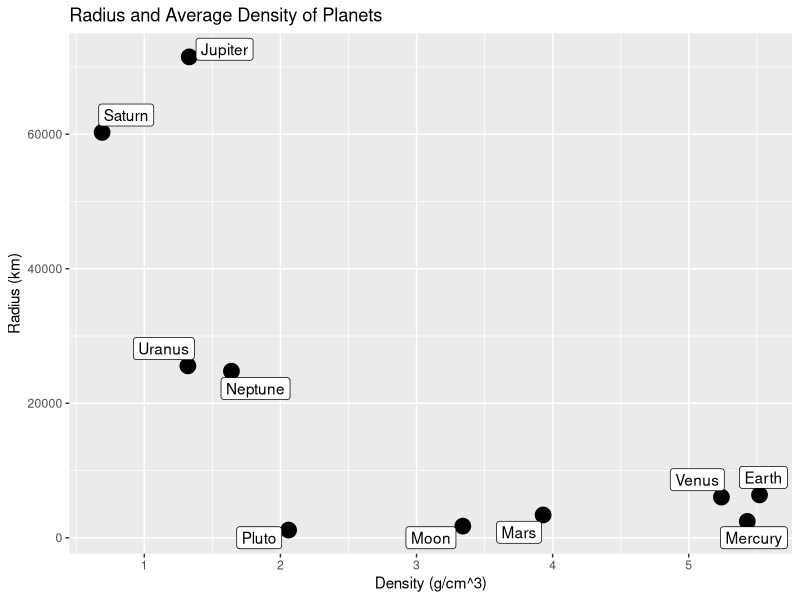
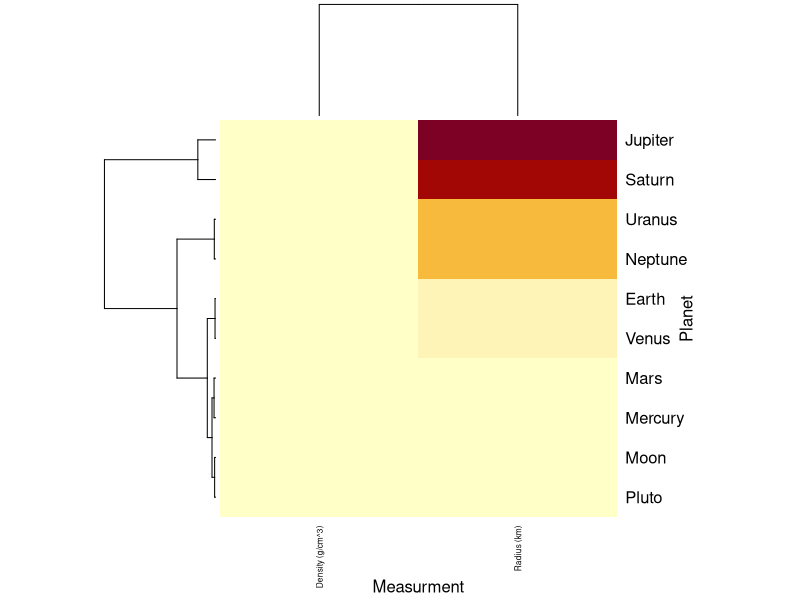
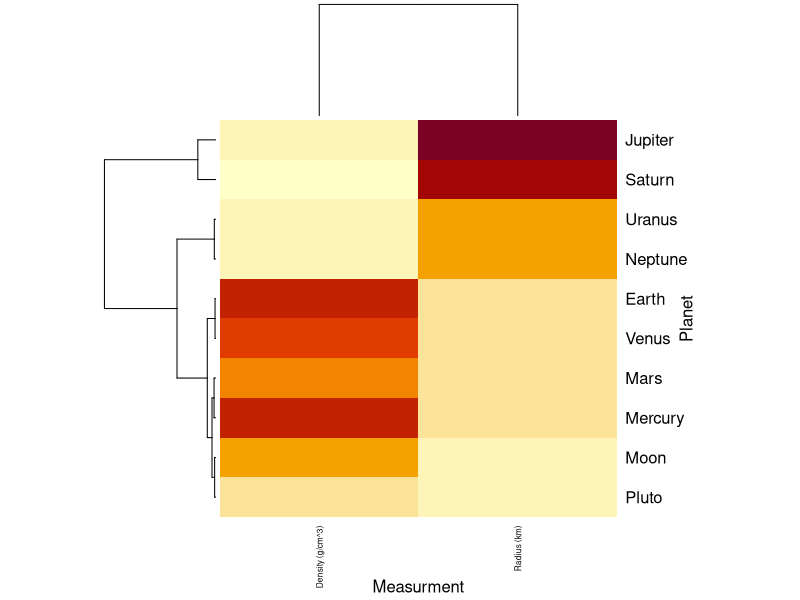
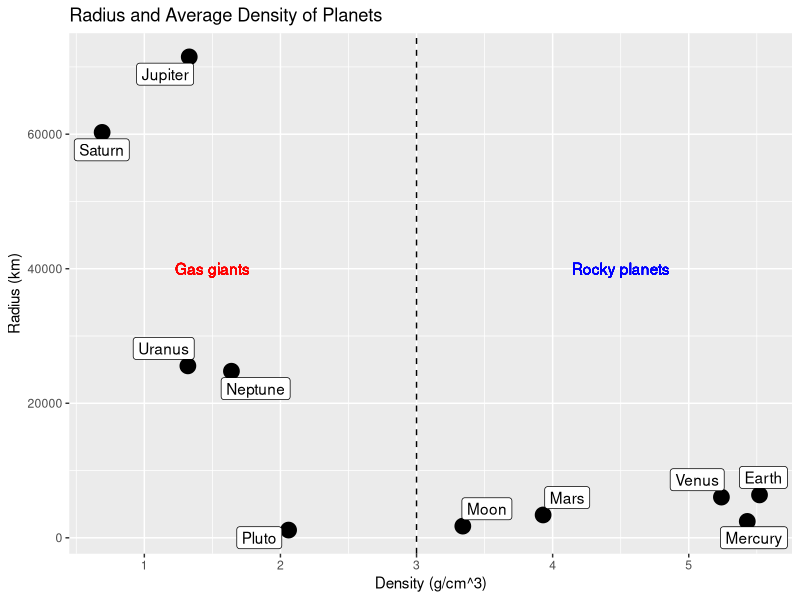
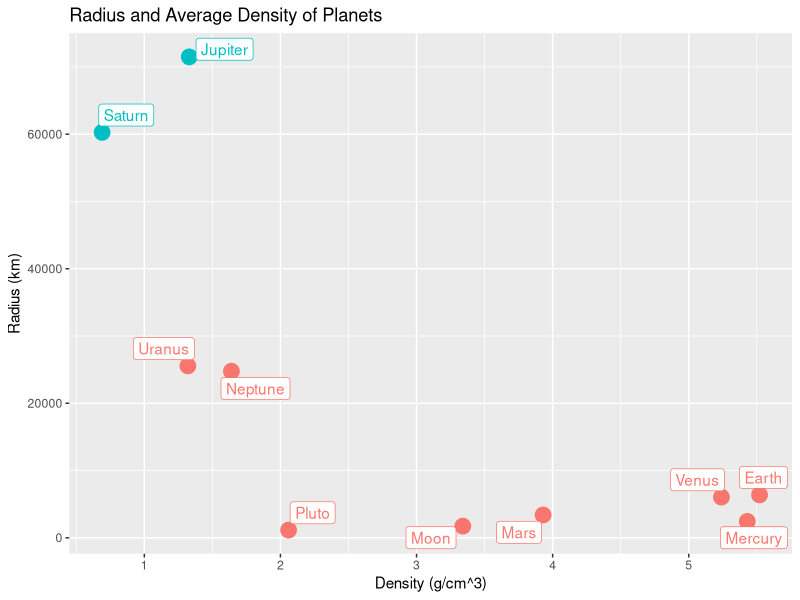
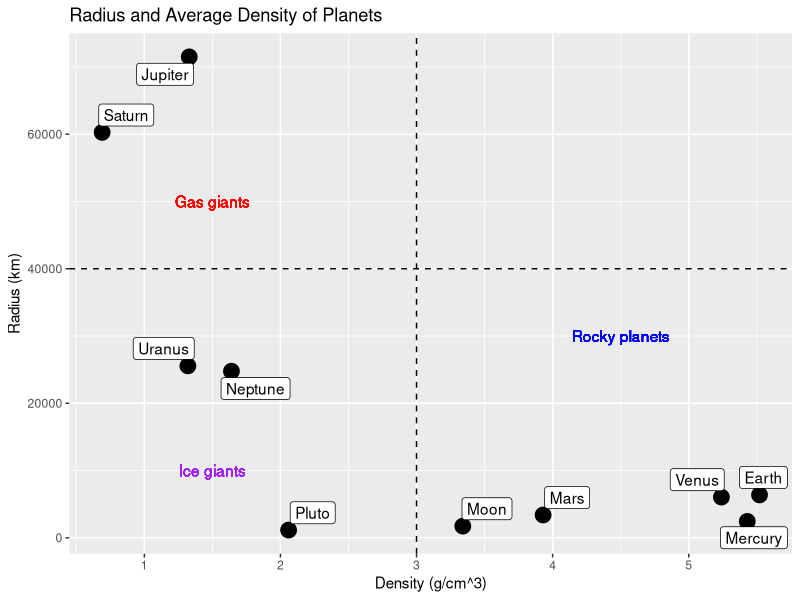
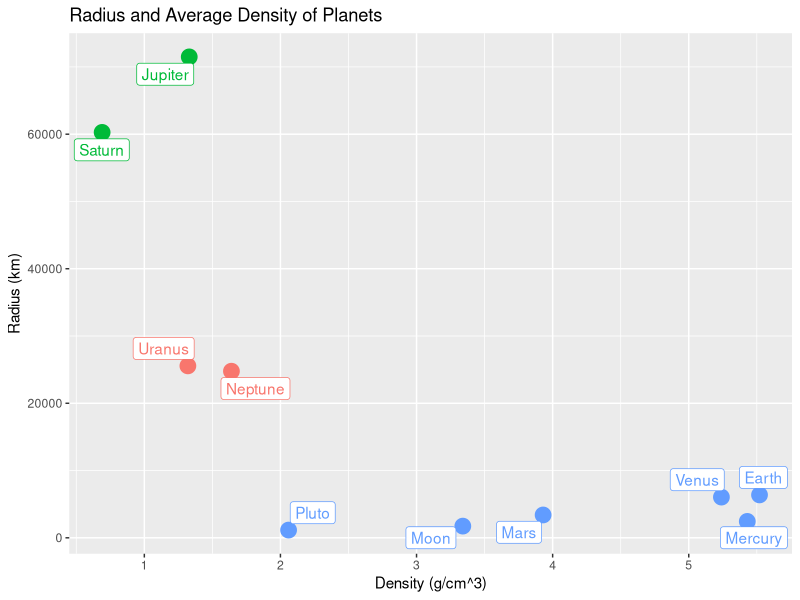
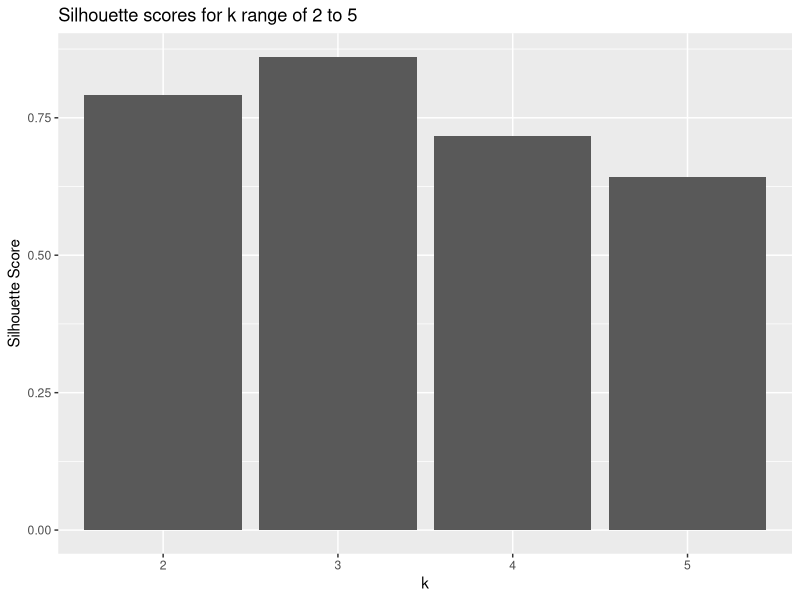

The R source for these figures, in order:
## ---- chunk 1
knitr::opts_chunk$set(echo = TRUE)
## ---- chunk 2
# pkg_list = c('ggplot2', 'ggrepel', 'cluster', 'readxl') # define packages to install
# install.packages(pkg_list) # install packages
## ---- chunk 3
library(ggplot2) # a popular plotting library
library(ggrepel) # an extension on ggplot2 for 
library(cluster) # a utility for clustering techniques (e.g. silhouette function)
library(readxl) # a utility for reading excel files
## ---- chunk 4
planet_data = read.csv("planets.csv") # reading in the planet data
planet_data
colnames(planet_data) = c("name", "density","rad") # setting new, simpler column names
planet_plot = ggplot(planet_data, aes(x = density, y = rad, label = name)) +
  geom_point(size = 5) + geom_label_repel(aes(label = name)) + 
  ggtitle("Radius and Average Density of Planets") +
  xlab("Density (g/cm^3)") + ylab("Radius (km)")
planet_plot # visualizing data
## ---- chunk 5
# subset the data frame to only the numeric values
numeric_planet_data = as.matrix(planet_data[,c("density","rad")]) 

# visualize data after hierarchical clustering
heatmap(numeric_planet_data, Colv=F, scale='none',
        labCol = c("Density (g/cm^3)", "Radius (km)"),
        labRow = planet_data[,1],
        xlab = "Measurment", ylab = "Planet", cexCol = .6)
## ---- chunk 6
# standardize columns
heatmap(numeric_planet_data, Colv=F, scale = "col",
        labCol = c("Density (g/cm^3)", "Radius (km)"),
        labRow = planet_data[,1],
        xlab = "Measurment", ylab = "Planet",cexCol = .6)
## ---- chunk 7
a = c(2,8,1,6)
b = c(5,8,4,8)
## ---- chunk 8
vector_diff = a - b
square_diff = vector_diff^2
sum_square_diff = sum(square_diff)
euclid = sqrt(sum_square_diff)
euclid
## ---- chunk 9
euclid = norm(vector_diff, type = "2")
euclid
## ---- chunk 10
correlation_distance = 1 - cor(a,b)
correlation_distance
## ---- chunk 11
planet_plot + 
  geom_vline(xintercept=3, linetype="dashed", color = "black") +
  geom_text(label = "Gas giants", x = 1.5, y = 40000, color = "red") +
  geom_text(label = "Rocky planets", x = 4.5, y = 40000, color = "blue")
## ---- chunk 12
k_2_idents = kmeans(numeric_planet_data, centers = 2) # run k-means with k = 2
idents_2 = as.factor(k_2_idents[["cluster"]]) # convert output to categorical variable
planet_data$idents_2 = idents_2 # add clustering info to planet_data
ggplot(planet_data, aes(x = density, y = rad, label = name, color = idents_2)) +
  geom_point(size = 5) + geom_label_repel(aes(label = name)) + 
  ggtitle("Radius and Average Density of Planets") +
  xlab("Density (g/cm^3)") + ylab("Radius (km)") +
  theme(legend.position = "none")
## ---- chunk 13
planet_plot + 
  geom_vline(xintercept=3, linetype="dashed", color = "black") +
  geom_hline(yintercept = 40000, linetype="dashed", color = "black") +
  geom_text(label = "Gas giants", x = 1.5, y = 50000, color = "red") +
  geom_text(label = "Ice giants", x = 1.5, y = 10000, color = "purple") +
  geom_text(label = "Rocky planets", x = 4.5, y = 30000, color = "blue")
## ---- chunk 14
k_3_idents = kmeans(as.matrix(planet_data[,2:3]), centers = 3, nstart=25)
idents_3 = as.factor(k_3_idents[["cluster"]]) 
# add an additional column to planet_data with the clustering generated by kmeans
planet_data$idents_3 = idents_3 

ggplot(planet_data, aes(x = density, y = rad, label = name, color = idents_3)) +
  geom_point(size = 5) + geom_label_repel(aes(label = name)) + 
  ggtitle("Radius and Average Density of Planets") +
  xlab("Density (g/cm^3)")+
  ylab("Radius (km)") + 
  theme(legend.position = "none")
## ---- chunk 15
# compute distance (Euclidean) between planets
dist_planets = dist(numeric_planet_data)

# define a function to determine the silhouette score
k1 = 2; k2 = 5 # define k range as [k1, k2]
silhouette_score <- unlist(lapply(k1:k2, function(k){
  # run kmeans for a given value of k
  k_means <- kmeans(numeric_planet_data, centers = k, nstart=25) 
  # generate silhouette values for each cluster
  silhouette_out <- silhouette(k_means$cluster, dist_planets) 
  # convert the output of the silhouette function into a matrix
  sil_mat = matrix(silhouette_out,ncol = 3) 
  # subset the matrix to the silhouette scores
  sil_mat = sil_mat[,3] 
  # return the mean of slihouette values (silhouette score)
  return(mean(sil_mat)) 
}))

# create a data frame with values of k and their associated silhouette scores
silhouette_df = data.frame(clusts = as.factor(k1:k2), score = silhouette_score) 

# visualize how the silhouette score changes with k
ggplot(silhouette_df, aes(x = clusts, y = score)) +
  geom_bar(stat = "identity") +
  ggtitle(sprintf("Silhouette scores for k range of %d to %d", k1, k2)) +
  xlab("k") + ylab("Silhouette Score") + 
  theme(legend.position = "none")
## ---- chunk 16
fram = read_excel("frmgham.xls") # reads data from an excel file
# create a list of columns to subset 
subset_vars = c('HOSPMI','TOTCHOL','SYSBP','DIABP','BMI','HEARTRTE','GLUCOSE','HDLC','LDLC') 
fram_health = fram[,subset_vars] # subset the object to the defined columns
head(fram_health) # display the first several rows of the subset data
## ---- chunk 17
rm_fram = apply(fram_health, MARGIN = 1, function(x){
  na_fram = is.na(x) # find a vector of all NA values in the row
  rm_row = any(na_fram) # find indices of rows containig NA values
  return(!rm_row) # indices of rows without NA values
})
fram_health = fram_health[rm_fram,] # subset to rows without NA values
fram_health = fram_health[1:50,] # subset to the first 50 rows
hospmi_vec = as.vector(fram_health$HOSPMI) # converts the HOSPMI column to a vector
heart_attack = factor(hospmi_vec); # converts HOSPMI into a categorical variable
levels(heart_attack) = c("No","Yes") # labels the categories
fram_health_data = fram_health[,2:ncol(fram_health)] # removes HOSPMI from the data frame
fram_health_data = as.matrix(fram_health_data) # converts the data frame to a matrix
head(fram_health_data) # display the first several rows of the matrix
## ---- chunk 18
heatmap(fram_health_data, Colv=F, scale = "col", labRow = heart_attack, 
        xlab = "Variable", ylab = "Patient", cexCol = .6)
## ---- chunk 19
cols.cor <- cor(fram_health_data, use = "pairwise.complete.obs",
                method = "pearson") # finds the pearson correlation between columns
rows.cor <- cor(t(fram_health_data), use = "pairwise.complete.obs",
                method = "pearson") # finds the pearson correlation between rows
hclust.col <- hclust(as.dist(1-cols.cor)) # hierarchical clustering on columns
hclust.row <- hclust(as.dist(1-rows.cor)) # hierarchical clustering on columns
heatmap(fram_health_data, scale = "col", labRow = heart_attack, 
        xlab = "Variable", ylab = "Patient",
        Colv = as.dendrogram(hclust.col), Rowv = as.dendrogram(hclust.row))
## ---- chunk 20
fram_chol = fram_health[,c('HOSPMI','TOTCHOL','LDLC')]
## ---- chunk 21
df = as.data.frame(fram_chol) # convert to data frame
k1 = 2; k2 = 10 # define k range as [2, 10]
silhouette_score <- unlist(lapply(k1:k2, function(k){
  k_means <- kmeans(df, centers = k, nstart=25)
  silhouette_out <- silhouette(k_means$cluster, dist(df))
  return(mean(matrix(silhouette_out,ncol = 3)[,3]))
}))

silhouette_df = data.frame(clusts = as.factor(k1:k2), score = silhouette_score)
ggplot(silhouette_df, aes(x = clusts, y = score)) +
  geom_bar(stat = "identity") +
  ggtitle(sprintf("Silhouette scores for k = %d to %d", k1, k2)) +
  xlab("Cluster") + ylab("Score") + 
  theme(legend.position = "none")
## ---- chunk 22
fram_chol_sub = fram_chol[,c("TOTCHOL","LDLC")] # subset to cholesterol and LDLC
fram_chol_sub = as.matrix(fram_chol_sub) # convert to a numeric matrix
k_2_idents = kmeans(fram_chol_sub, centers = 2) # apply k-means with k = 2
df = data.frame(fram_chol, Clusters = as.factor(k_2_idents$cluster)) # data frame to plot

ggplot(df, aes(x = TOTCHOL, y = LDLC, color = Clusters)) +
  geom_point(size = 2) +
  ggtitle("K-means Clustering of Framingham data (k = 2)") +
  xlab("Total Cholesterol") + ylab("LDLC") +
  theme(legend.position = "none")
## ---- chunk 23
pca_out = prcomp(fram_health_data, scale = TRUE) # run PCA
coeff = pca_out$rotation
head(coeff)
## ---- chunk 24
score =  pca_out$x
head(score)
## ---- chunk 25
variance = pca_out$sdev^2 # calculate variance
prop_variance = 100 * variance/sum(variance) # calculate % variance explained by each PC
pcs = paste0("PC_", 1:length(prop_variance)) # generate a vector of PC names (PC_1, PC_2, ... )

# create a data frame with the principal component names and variance data
pca_var_df = data.frame(PC = pcs, Variance = prop_variance) 
ggplot(pca_var_df, aes(x = PC, y = Variance)) +
  geom_bar(stat = "identity") +
  ggtitle("Variance explained by Principal Component") +
  xlab("PC") + ylab("Variance Explained (%)") + 
  theme(legend.position = "none")
## ---- chunk 26
# create a data frame with the first two PCs and heart attack information
pca_df = data.frame(PC1 = score[,1], PC2 = score[,2], heart_attack = heart_attack) 

# visualize PC1 vs. PC2
ggplot(pca_df, aes(x = PC1, y = PC2, color = heart_attack)) +
  geom_point(size = 3) + labs(color = "Heart attack") +
  ggtitle("PCA of Framingham data")
## ---- chunk 27
sort(abs(coeff[,"PC1"]), decreasing = TRUE)
